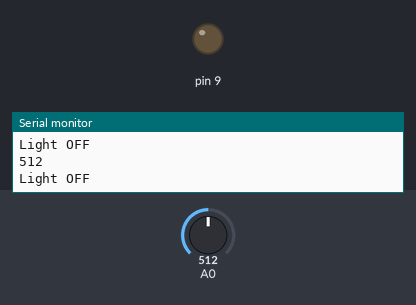
The sketch below on a simulated Arduino Uno, built with avr-gcc and run on an emulated ATmega328P. Parts: output pins drawn as LEDs (lit = HIGH), the last lines printed to the serial monitor. Inputs (shaded band) come from the test bench; at power-on: A0 = 512.

Above: at 1.2 s.
1.3 s: A0 set to 11
4.3 s: A0 set to 8
At 5.0 s:
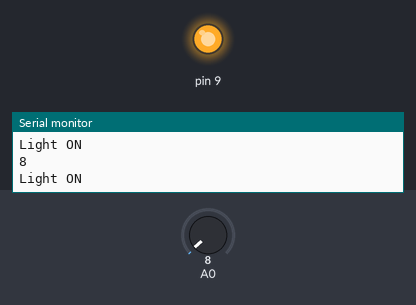
5.8 s: A0 set to 122
At 6.3 s:
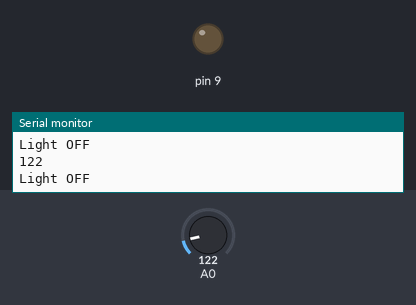
Timing chart, 0 to 8.8 s (numbered marks = the images above; inputs shaded):
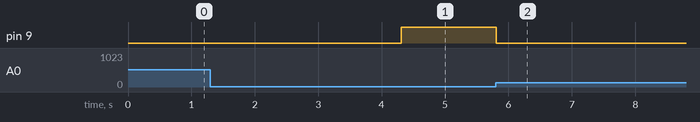

Measured:
- the behaviour switches between 10 and 9 on A0 (found by bisection; images 0 and 1)
- after the input at 4.3 s, pin 9: LOW → HIGH at once
- after the input at 5.8 s, pin 9: HIGH → LOW at once

The sketch:

Blink_led_using_Photoresistor_LDR.ino
```cpp
int value=0;
void setup()
{
  Serial.begin(9600);
  pinMode(9, OUTPUT);
  pinMode(A0, INPUT);
}

void loop()

{

  value= analogRead(A0);

  if(value<10)
  {
    digitalWrite(9, HIGH);
    Serial.println("Light ON");
    Serial.println(value);
  }
  else
  {
     digitalWrite(9, LOW);
    Serial.println("Light OFF");
    Serial.println(value);
  }
}
```
